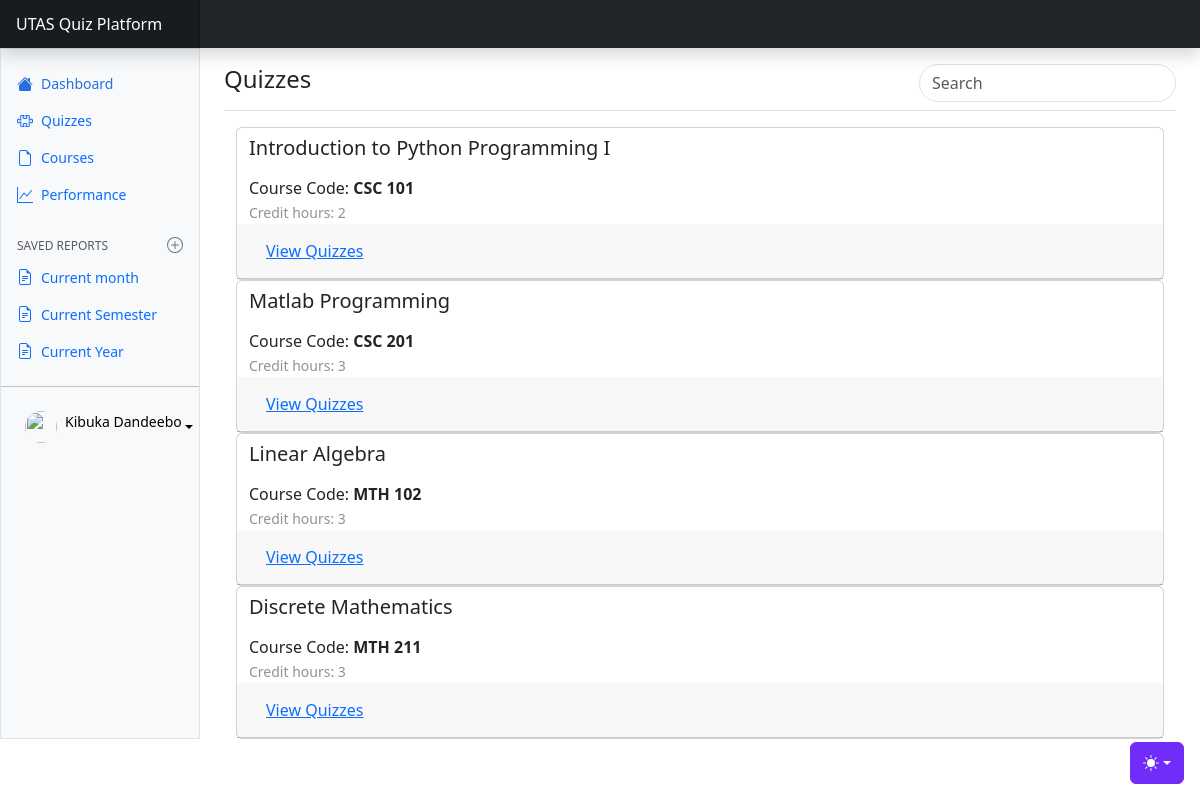
/quizzes/ (signed in), run on the app's committed database.
### home/models.py (models this page shows, shortened)
class BaseModel(models.Model):
    id = models.UUIDField(default=uuid.uuid4, primary_key=True, editable=False)
    created = models.DateTimeField(auto_now_add=True)
    class Meta:
        abstract = True

class Course(BaseModel):
    lecturer = models.ForeignKey(Lecturer, on_delete=models.CASCADE, null=True)
    course_title = models.CharField(max_length=256)
    course_code = models.CharField(max_length=8, null=True)
    credit_hours = models.IntegerField()
    students = models.ManyToManyField(Student, related_name='coursestudents')

### quiz/views.py (the view)
# urls.py: path("", views.quizzes, name="quizzes"),
def quizzes(request):
    quizs = Quiz.objects.all()
    courses = Course.objects.all()
    questions = Question.objects.all()
    context = {'courses':courses, 'quizzes':quizs, 'questions':questions}
    return render(request, "quiz/quizzes.html", context=context)

### quiz/models.py (called while the page is built)
    def overdue(self):
        return timezone.now() >= self.due_by

### quiz/templates/quiz/quizzes.html (shortened to what this page needs)
{% extends 'home/layout.html' %}  {% block body %}
  <main class="col-md-9 ms-sm-auto col-lg-10 px-md-4">
    <div class="d-flex justify-content-between flex-wrap flex-md-nowrap align-items-center pt-3 pb-2 mb-3 border-bottom">
      <h4 class="h4">Quizzes</h4>
      <div class="btn-toolbar mb-2 mb-md-0">
        <div id="quizSearch" class="navbar-search w-100">
          <form action="" method="get">
            <input class="form-control w-100 rounded-5 border-1" type="text" placeholder="Search" aria-label="Search" name="quizSearch" />
          </form>
        </div>
      </div>
    </div>
    <div class="container-fluid">
      <div id="accordion">
        {% for course in courses %}
          <div class="card">
            <div class="container-fluid">
              <h5 class="h5 py-2">{{ course.course_title }}</h5>
              <p class="opacity-60 fw-medium mb-0">
                Course Code: <strong>{{ course.course_code }}</strong>
              </p>
              <small class="opacity-50 fw-medium">Credit hours: {{ course.credit_hours }}</small>
            </div>
            <div class="card-header" id="headingOne">
              <h5 class="mb-0"><button class="btn btn-link" data-toggle="collapse" data-target="#{{ course.id }}" aria-expanded="true" aria-controls="collapseOne">View Quizzes</button></h5>
            </div>
          </div>
        {% endfor %}
      </div>
    </div>
  </main>
{% endblock %}

### home/templates/home/layout.html (shortened to what this page needs)
{% load static%}
<!DOCTYPE html>
<html lang="en">
  <head>
    <link
      rel="stylesheet"
      href="https://cdn.jsdelivr.net/npm/@docsearch/css@3"
    />
    <link
      href="{% static 'home/assets/dist/css/bootstrap.min.css' %}"
      rel="stylesheet"
    />
    <link rel="stylesheet" href="{% static 'home/assets/css/global.css' %}" />
    <link
      href="https://cdn.jsdelivr.net/npm/bootstrap-icons@1.10.5/font/bootstrap-icons.min.css"
      rel="stylesheet"
    />
    <link
      href="{% static 'home/assets/css/dashboard.css' %}"
      rel="stylesheet"
    />
  </head>
  <body>
    <div
      class="dropdown position-fixed bottom-0 end-0 mb-3 me-3 bd-mode-toggle"
    >
      <button
        class="btn btn-bd-primary py-2 dropdown-toggle d-flex align-items-center"
        id="bd-theme"
        type="button"
        aria-expanded="false"
        data-bs-toggle="dropdown"
        aria-label="Toggle theme (light)"
      >
        <svg class="bi my-1 theme-icon-active" width="1em" height="1em">
          <use href="#sun-fill"></use>
        </svg>
      </button>
    </div>
    <header
      class="navbar sticky-top bg-dark flex-md-nowrap p-0 shadow"
      data-bs-theme="dark"
    >
      <a
        class="navbar-brand col-md-3 col-lg-2 me-0 px-3 fs-6 text-white"
        href="#"
        >UTAS Quiz Platform</a
      >
    </header>
    <div class="container-fluid">
      <div class="row">
        <div
          class="sidebar border border-right col-md-3 col-lg-2 p-0 bg-body-tertiary"
        >
          <div
            class="offcanvas-md offcanvas-end bg-body-tertiary"
            tabindex="-1"
            id="sidebarMenu"
            aria-labelledby="sidebarMenuLabel"
          >
            <div
              class="offcanvas-body d-md-flex flex-column p-0 pt-lg-3 overflow-y-auto"
            >
              <ul class="nav flex-column">
                <li class="nav-item">
                  <a
                    class="nav-link d-flex align-items-center gap-2 active"
                    aria-current="page"
                    href="{% url 'dashboard'%}"
                  >
                    <svg class="bi"><use xlink:href="#house-fill"></use></svg>
                    Dashboard
                  </a>
                </li>
                <li class="nav-item">
                  <a
                    class="nav-link d-flex align-items-center gap-2"
                    href="{% url 'quizzes'%}"
                  >
                    <svg class="bi"><use xlink:href="#puzzle"></use></svg>
                    Quizzes
                  </a>
                </li>
                <li class="nav-item">
                  <a
                    class="nav-link d-flex align-items-center gap-2"
                    href="#"
                    data-bs-toggle="collapse" data-bs-target="#dashboard-collapse" aria-expanded="false"
                  >
                    <svg class="bi"><use xlink:href="#file-earmark"></use></svg>
                    Courses
                  </a>
                </li>
                <li class="nav-item">
                  <a
                    class="nav-link d-flex align-items-center gap-2"
                    href="{% url 'performance'%}"
                  >
                    <svg class="bi"><use xlink:href="#graph-up"></use></svg>
                    Performance
                  </a>
                </li>
              </ul>
              <h6
                class="sidebar-heading d-flex justify-content-between align-items-center px-3 mt-4 mb-1 text-body-secondary text-uppercase"
              >
                <span>Saved reports</span>
                <a
                  class="link-secondary"
                  href="#"
                  aria-label="Add a new report"
                >
                  <svg class="bi"><use xlink:href="#plus-circle"></use></svg>
                </a>
              </h6>
              <ul class="nav flex-column mb-auto">
                <li class="nav-item">
                  <a class="nav-link d-flex align-items-center gap-2" href="#">
                    <svg class="bi">
                      <use xlink:href="#file-earmark-text"></use>
                    </svg>
                    Current month
                  </a>
                </li>
                <li class="nav-item">
                  <a class="nav-link d-flex align-items-center gap-2" href="#">
                    <svg class="bi">
                      <use xlink:href="#file-earmark-text"></use>
                    </svg>
                    Current Semester
                  </a>
                </li>
                <li class="nav-item">
                  <a class="nav-link d-flex align-items-center gap-2" href="#">
                    <svg class="bi">
                      <use xlink:href="#file-earmark-text"></use>
                    </svg>
                    Current Year
                  </a>
                </li>
              </ul>
              <hr class="my-3" />
              <ul class="nav flex-column mb-3">
                <div class="dropdown px-2 mt-auto">
                  <a
                    href="#"
                    class="nav-link d-flex align-items-center justify-content-between link-body-emphasis text-decoration-none dropdown-toggle show"
                    data-bs-toggle="dropdown"
                    aria-expanded="true"
                  >
                    <img
                      src="https://github.com/mdo.png"
                      alt=""
                      width="32"
                      height="32"
                      class="rounded-circle me-2"
                    />
                    <h6 class="h6" style="font-size: 14px;">{{request.user.first_name}} {{user.last_name}}</h6>
                  </a>
                </div>
              </ul>
            </div>
          </div>
        </div>
        {% block body %} {% endblock body%}
      </div>
    </div>
  </body>
</html>

### home/static/home/assets/css/global.css (style rules this page uses)
.bi { vertical-align: -0.125em; fill: currentColor; }
.btn-bd-primary { --bd-violet-bg: #712cf9; --bd-violet-rgb: 112.520718, 44.062154, 249.437846; --bs-btn-font-weight: 600; --bs-btn-color: var(--bs-white); --bs-btn-bg: var(--bd-violet-bg); --bs-btn-border-color: var(--bd-violet-bg); --bs-btn-hover-color: var(--bs-white); --bs-btn-hover-bg: #6528e0; --bs-btn-hover-border-color: #6528e0; --bs-btn-focus-shadow-rgb: var(--bd-violet-rgb); --bs-btn-active-color: var(--bs-btn-hover-color); --bs-btn-active-bg: #5a23c8; --bs-btn-active-border-color: #5a23c8; }
.bd-mode-toggle { z-index: 1500; }

### home/static/home/assets/css/dashboard.css (style rules this page uses)
.bi { display: inline-block; width: 1rem; height: 1rem; }
@media (min-width: 768px) { .navbar-search { display: block; } }
.sidebar .nav-link { font-size: .875rem; font-weight: 500; }
.sidebar .nav-link.active { color: #2470dc; }
.sidebar-heading { font-size: .75rem; }
.navbar-brand { padding-top: .75rem; padding-bottom: .75rem; background-color: rgba(0, 0, 0, .25); box-shadow: inset -1px 0 0 rgba(0, 0, 0, .25); }

### data on the page
Course: course_title "Introduction to Python Programming I", course_code "CSC 101", credit_hours "2"
Course: course_title "Matlab Programming", course_code "CSC 201", credit_hours "3"
Course: course_title "Linear Algebra", course_code "MTH 102", credit_hours "3"
Course: course_title "Discrete Mathematics", course_code "MTH 211", credit_hours "3"

### other printed values
{{ request.user.first_name }} "Kibuka"
{{ user.last_name }} "Dandeebo"
